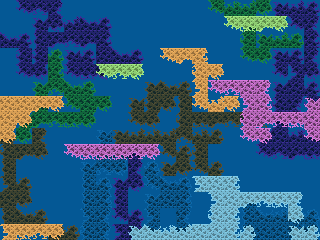

This game map was drawn from its Tiled (.tmx) file and the tilesets committed beside it. A one-line description and the trimmed map source follow:
An orthogonal 20x15 tile map with 16x16 px tiles, 2 tile layers (back, front), 1 hidden layer not drawn.

<map version="1.0" orientation="orthogonal" width="20" height="15" tilewidth="16" tileheight="16" backgroundcolor="#000000">
 <tileset firstgid="1" name="coral_reef" tilewidth="16" tileheight="16">
  <image source="../graphics/tiles/coral_reef.png" width="320" height="240" />
 </tileset>
 <layer name="back" width="20" height="15">
  <data>[300 cells, 299 non-empty, 64 distinct tile ids]</data>
 </layer>
 <layer name="front" width="20" height="15">
  <data>[300 cells, 70 non-empty, 53 distinct tile ids]</data>
 </layer>
 <layer name="collision" width="20" height="15" visible="0">
  <data>[300 cells, 70 non-empty, 1 distinct tile ids]</data>
 </layer>
</map>
